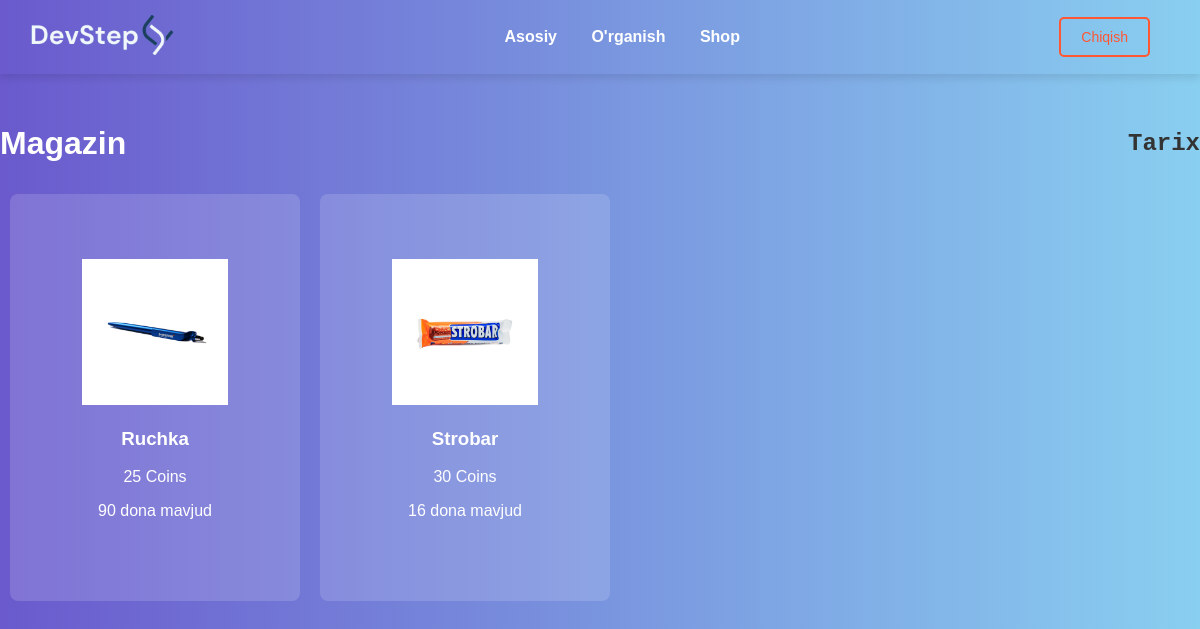
The page /shop/ on the database as committed earlier.
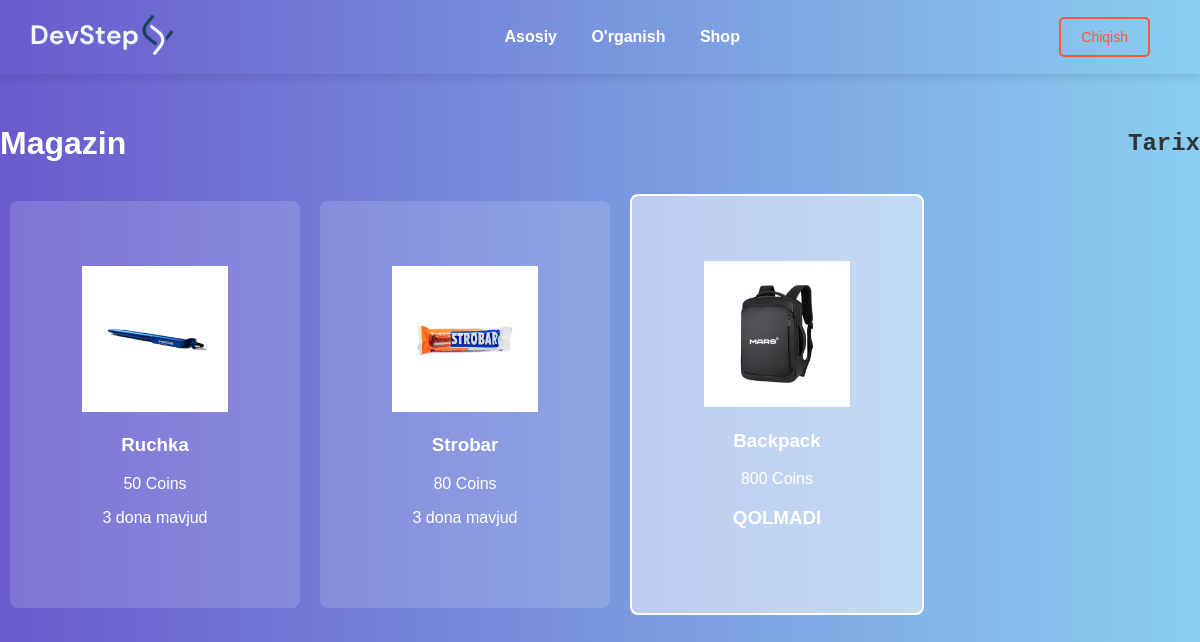
The same page on the database as committed later.
### accounts/models.py (models this page shows, shortened)
class Product(models.Model):
    name = models.CharField(max_length=100)  # Mahsulot nomi
    price = models.IntegerField()  # Mahsulot narxi
    photo = models.ImageField(upload_to='products/')  # Mahsulot rasmi
    stock = models.IntegerField(default=0)  # Zaxiradagi soni

### accounts/views.py (the view)
# urls.py: path('shop/', shop_view, name='shop'),
def shop_view(request):
    products = Product.objects.all()
    return render(request, 'shop.html', {'products': products})

### templates/shop.html (shortened to what this page needs)
{% load static %}
<!DOCTYPE html>
<html lang="uz">
<head>
</head>
<body>
    <div class="header">
        <div class="header-logo">
            <a href="{% url 'main' %}">
                <img src="{% static 'img/logo.svg' %}" alt="">
            </a>
        </div>
        <div class="header-nav">
            <a href="{% url 'main' %}">Asosiy</a>
            <a href="{% url 'direction_list' %}">O'rganish</a>
            <a href="{% url 'shop' %}">Shop</a>
        </div>
        <a class="post-button" href="{% url 'logout' %}">Chiqish</a>
    </div>
    <div class="container">
        <div class="texts">
            <h1>Magazin</h1>
            <a href="{% url 'history' %}">
                <h2>Tarix</h2>
            </a>
        </div>
        <div class="big-box">
            {% for product in products %}
            {% if product.stock != 0 %}
            <div class="product-card"
                onclick="openModal('{{ product.id }}', '{{ product.name }}', '{{ product.price }}')">
                <img src="{{ product.photo.url }}" alt="{{ product.name }}" class="product-image">
                <h3>{{ product.name }}</h3>
                <p>{{ product.price }} Coins</p>
                <p>{{ product.stock }} dona mavjud</p>
            </div>
            {% else %}
            <div class="product-card black">
                <img src="{{ product.photo.url }}" alt="{{ product.name }}" class="product-image">
                <h3>{{ product.name }}</h3>
                <p>{{ product.price }} Coins</p>
                <h3>QOLMADI</h3>
            </div>
            {% endif %}
            {% endfor %}
        </div>
    </div>
</body>
</html>

### templates/shop.html (style rules this page uses)
body { font-family: Arial, sans-serif; background: linear-gradient(to right, #6A5ACD, #89CFF0); margin: 0; padding: 0; }
.header { background: linear-gradient(to right, #6A5ACD, #89CFF0); padding: 15px 30px; box-shadow: 0 4px 8px rgba(0, 0, 0, 0.1); display: flex; align-items: center; justify-content: space-between; position: sticky; top: 0; z-index: 1000; }
.header-logo { display: flex; align-items: center; }
.header-logo img { height: 40px; margin-right: 10px; }
.header-nav a { margin: 0 15px; color: #ffffff; text-decoration: none; font-weight: bold; transition: all 0.3s ease; }
a { text-decoration: none; color: #333; }
a h2 { text-decoration: none; color: #333; font-family: 'Courier New', Courier, monospace; }
.post-button { padding: 10px 20px; color: #ff5733; border: 2px solid #ff5733; background: none; border-radius: 5px; cursor: pointer; font-size: 14px; margin-right: 20px; }
.container { padding: 30px 0px; margin: 0 auto; max-width: 1280px !important; }
.product-card { padding: 65px; margin: 10px; background: rgba(255, 255, 255, 0.144); border-radius: 8px; display: inline-block; text-align: center; cursor: pointer; }
.product-card h3, .product-card p { color: white; }
.product-image { width: 160px; height: 146px; object-fit: contain; }
.black { border: 2px solid rgb(255, 255, 255); background: rgba(255, 255, 255, 0.514); cursor: no-drop; }
.texts { display: flex; align-items: center; justify-content: space-between; }
.texts h1 { color: white; }
.big-box { display: flex; flex-wrap: wrap; align-items: center; justify-content: start; }

Rows that differ between the two databases and show on the page:
changed Product "Ruchka": price "25" → "50"; stock "90" → "3"
changed Product "Strobar": price "30" → "80"; stock "16" → "3"
added Product: photo (picture), name "Backpack", price "800"
